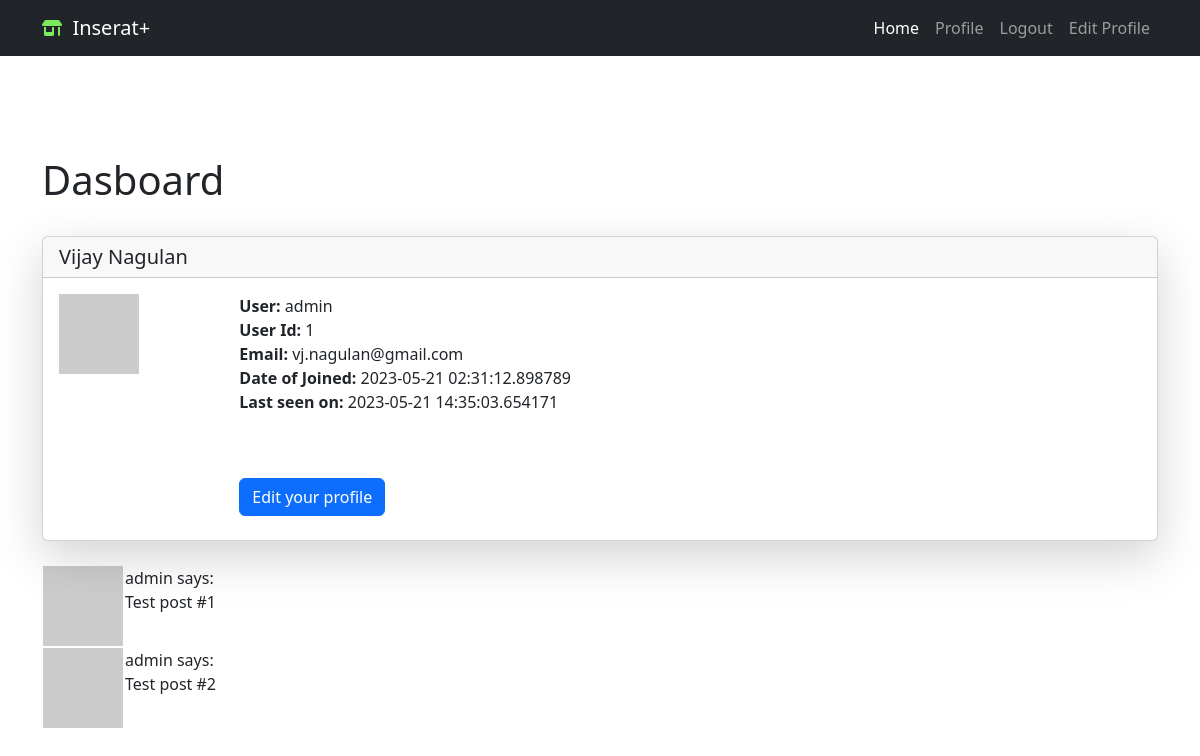
The page /user/admin (signed in) on the database as committed earlier.
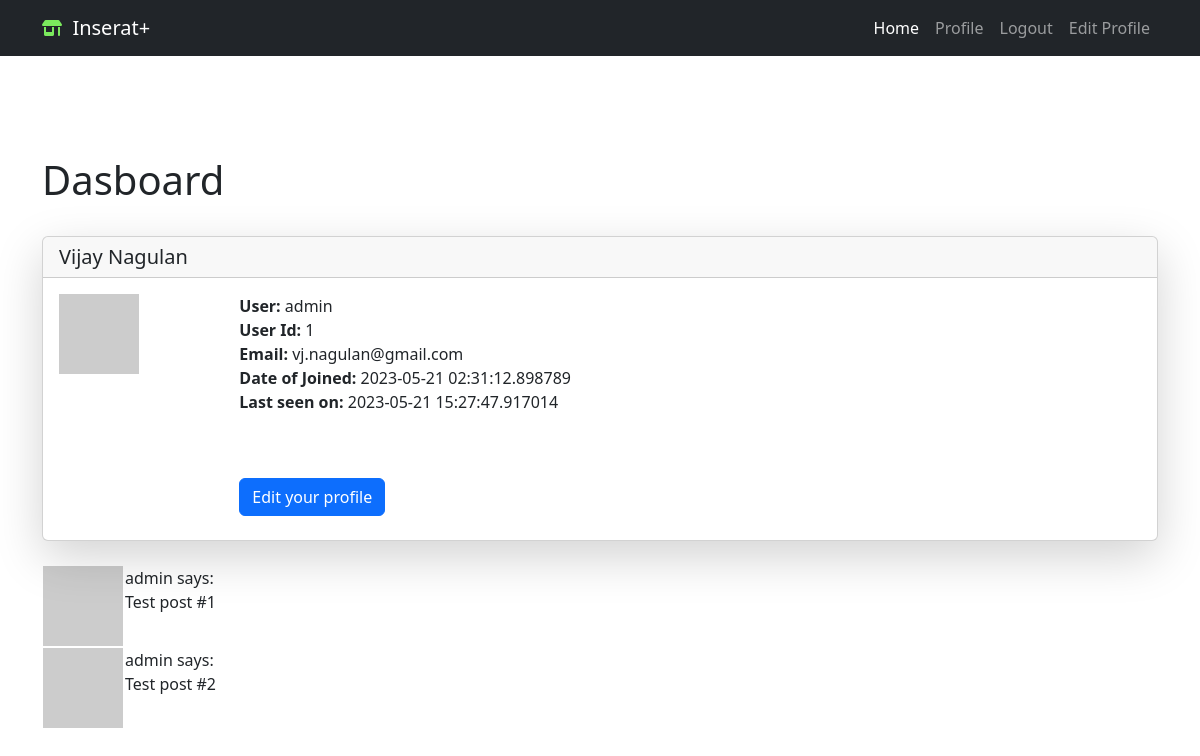
The same page on the database as committed later.
### app/models/login.py (models this page shows, shortened)
class User(db.Model, UserMixin):
    id = db.Column(db.Integer, primary_key=True)
    first_name = db.Column(db.String(50), nullable=False)
    last_name = db.Column(db.String(50), nullable=False)
    username = db.Column(db.String(20), unique=True, nullable=False)
    email = db.Column(db.String(120), unique=True, nullable=False)
    password_hash = db.Column(db.String(128), nullable=False)
    user_adedd = db.Column(db.DateTime, default=datetime.utcnow)
    last_seen = db.Column(db.DateTime, default=datetime.utcnow)
    def avatar(self, size):
        digest = md5(self.email.lower().encode('utf-8')).hexdigest()
        return 'https://www.gravatar.com/avatar/{}?d=identicon&s={}'.format(
            digest, size
            )

### app/routes.py (the view)
@app.route('/user/<username>')
@login_required
def user(username):
    user = User.query.filter_by(username=username).first_or_404()
    posts = [
        {'author': user, 'body': 'Test post #1'},
        {'author': user, 'body': 'Test post #2'}
    ]
    return render_template('user.html', user=user, posts=posts)

### app/models/login.py (called while the page is built)
@login.user_loader
def load_user(id):
    return User.query.get(int(id))

### app/routes.py (called while the page is built)
@app.before_request
def before_request():
    if current_user.is_authenticated:
        current_user.last_seen = datetime.utcnow()
        db.session.commit()

### app/templates/user.html (shortened to what this page needs)
{% extends "base.html" %}
{% block content %}
<div class="container custom-container ">
  <h1>Dasboard</h1><br/>
  <div class="card shadow-lg">
    <h5 class="card-header">
      {{ user.first_name }}  {{ user.last_name }}</h5>
    <div class="card-body">
      <div class="card-title">
        <div class="row  g-0">
          <div class="col-sm-2 ">
            <img src="{{ user.avatar(128) }}">
          </div>
          <div class="col-sm-5">
                <strong>User:</strong>
                {{ user.username }}<br/>
                <strong>User Id:</strong>
                {{ user.id }}<br/>
                <strong>Email:</strong>
                {{ user.email }}<br/>
                <strong>Date of Joined:</strong>
                {{ user.user_adedd}}<br/>
                {% if user.last_seen %}<strong>Last seen on:</strong> {{ user.last_seen }}</p>{% endif %}
                <br/><br/>
                <a href="{{ url_for('edit_profile') }}" class="btn btn-primary">Edit your profile</a>
              </div>
        </div>
      </div>
    </div>
  </div>
</div>
<br>
<div class="container">
{% for post in posts %}
    {% include 'includes/_post.html' %}
{% endfor %}
</div>
{% endblock %}

### app/templates/base.html (shortened to what this page needs)
<!DOCTYPE html>
<html lang="en">
<head>
    <link rel="stylesheet" href="{{ url_for('static', filename='bootstrap/css/bootstrap.min.css') }}">
    <link rel="stylesheet" href="{{ url_for('static', filename='css/style.css') }}">
</head>
<body>
        {% include "includes/nav.html" %}
    {% block content %}{% endblock %}
</body>
</html>

### app/templates/includes/nav.html (shortened to what this page needs)
<nav class="navbar navbar-expand-lg navbar-dark bg-dark">
  <div class="container">
    <i class="fas fa-store-alt" style="color: #7bea5d;"></i>
    <a class="navbar-brand" href="{{ url_for('home') }}">&nbsp Inserat+</a>
    <div class="collapse navbar-collapse" id="navbarNav">
      <ul class="navbar-nav ms-auto">
        <li class="nav-item">
          <a class="nav-link active" aria-current="page" href="{{ url_for('home') }}">Home</a>
        </li>
        {% if current_user.is_anonymous %}
        <li class="nav-item">
          <a class="nav-link" href="{{ url_for('login') }}">Login</a>
        </li>
        <li class="nav-item">
          <a class="nav-link" href="{{ url_for('register') }}">Register</a>
        </li>
        {% else %}
        <li class="nav-item">
          <a class="nav-link" href="{{ url_for('user', username=current_user.username) }}">Profile</a>
        </li>
        <li class="nav-item">
          <a class="nav-link" href="{{ url_for('logout') }}">Logout</a>
        </li>
        <li class="nav-item">
          <a class="nav-link" href="{{ url_for('edit_profile') }}">Edit Profile</a>
        </li>
        {% endif %}
      </ul>
    </div>
  </div>
</nav>

### app/templates/includes/_post.html
{% block content %}
  <table>
    <tr valign="top">
        <td><img src="{{ post.author.avatar(36) }}"></td>
        <td>{{ post.author.username }} says:<br>{{ post.body }}</td>
    </tr>
</table>
{% endblock %}

### app/templates/user.html (style rules this page uses)
.custom-container { margin-top: 50px; }

Rows that differ between the two databases and show on the page:
changed User "Vijay": last_seen "2023-05-21 14:35:03.654171" → "2023-05-21 15:27:47.917014"
